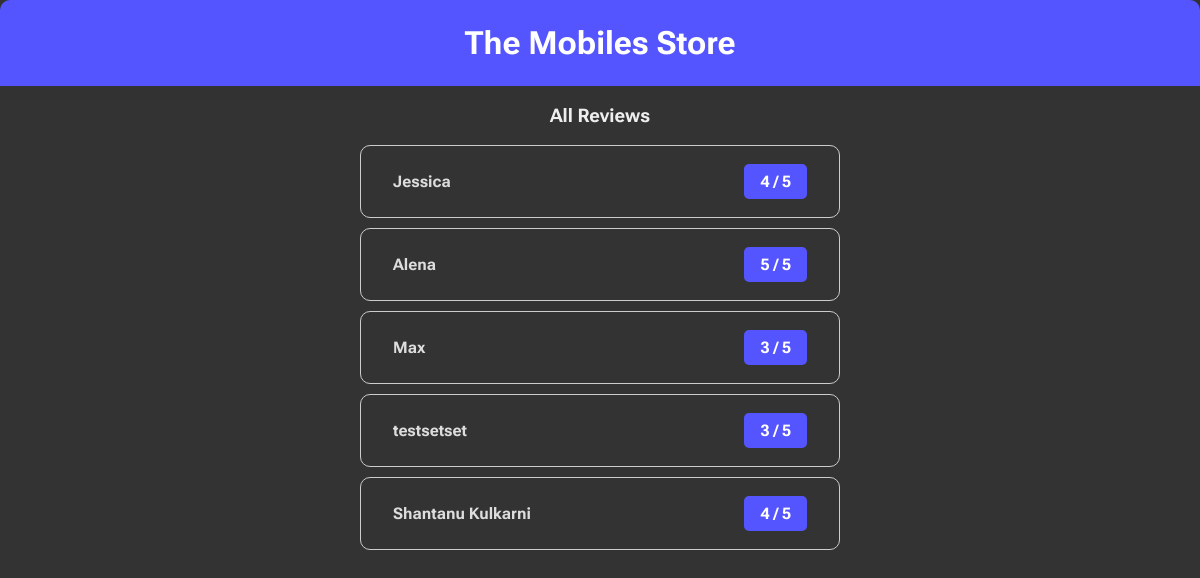
Page /feedback/review-list on the committed database.
### feedback/models.py (models this page shows)
class ReviewModel(models.Model):
    name = models.CharField(max_length=100)
    email = models.EmailField()
    text = models.TextField()
    rating = models.IntegerField()

### feedback/views.py (the view)
# urls.py: path("review-list", views.ReviewListView.as_view()),
class ReviewListView(TemplateView):
    template_name = "feedback/review_list.html"
    def get_context_data(self, **kwargs):
        reviews = ReviewModel.objects.all().order_by('-pk')
        context = super().get_context_data(**kwargs)
        context['reviews'] = reviews
        return context

### feedback/templates/feedback/review_list.html (shortened to what this page needs)
{% extends 'base.html' %}
{% load static %}
{% block static %}
    <link rel="stylesheet" href="{% static 'feedback/review_list.css' %}">
{% endblock static %}
{% block body %}
    <div class="main-body">
        <h1 class="heading">The Mobiles Store</h1>
        <h3 class="subtitle">All Reviews</h3>
        <ul>
            {% for review in reviews %}
                <li>
                    <a href="{% url 'review-details' review.pk %}">
                        <h4 class="review-title">
                            <span>{{ review.name }} </span>
                            <span class="rating">{{ review.rating }} / 5</span>
                        </h4>
                    </a>
                </li>
            {% endfor %}
        </ul>
    </div>
{% endblock body %}

### static/styles.css (style rules this page uses)
body { padding: 0; margin: 0; box-sizing: border-box; font-family: 'Roboto Flex', sans-serif; background: #333; color: #eee; }

### feedback/static/feedback/review_list.css (style rules this page uses)
.main-body { text-align: center; }
h1 { color: white; background: rgb(85, 85, 255); margin: 0; padding: 1.5rem 0; border-radius: 10px 10px 0 0; box-shadow: 0px 2px 10px #333; }
ul { list-style: none; margin: 0; padding: 0; }
li, .review-details { margin: 10px auto; text-align: left; max-width: 30rem; }
.review-title { display: flex; justify-content: space-between; align-items: center; }
h4 { margin: 10px 0; }
a { border-radius: 10px; border: solid 1px #ccc; padding: 0.5rem 2rem; color: #ddd; text-decoration: none; display: block; }
.rating { color: white; background: rgb(85, 85, 255); padding: 0.5rem 1rem; border-radius: 5px; }

### rows in the picture
ReviewModel: name "Jessica", rating "4"
ReviewModel: name "Alena", rating "5"
ReviewModel: name "Max", rating "3"
ReviewModel: name "testsetset", rating "3"
ReviewModel: name "Shantanu Kulkarni", rating "4"
